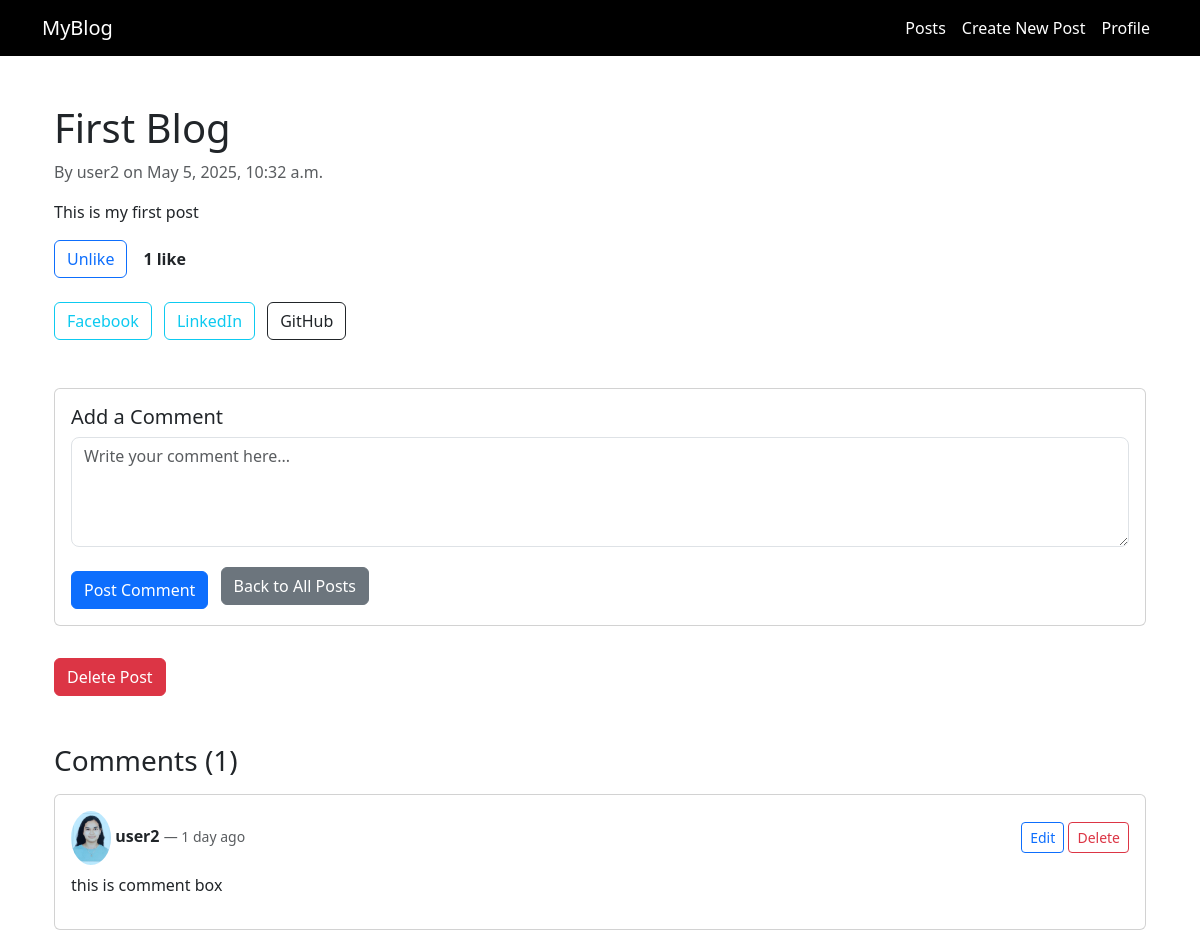
Before: /post/53/ (signed in) with the older database file.
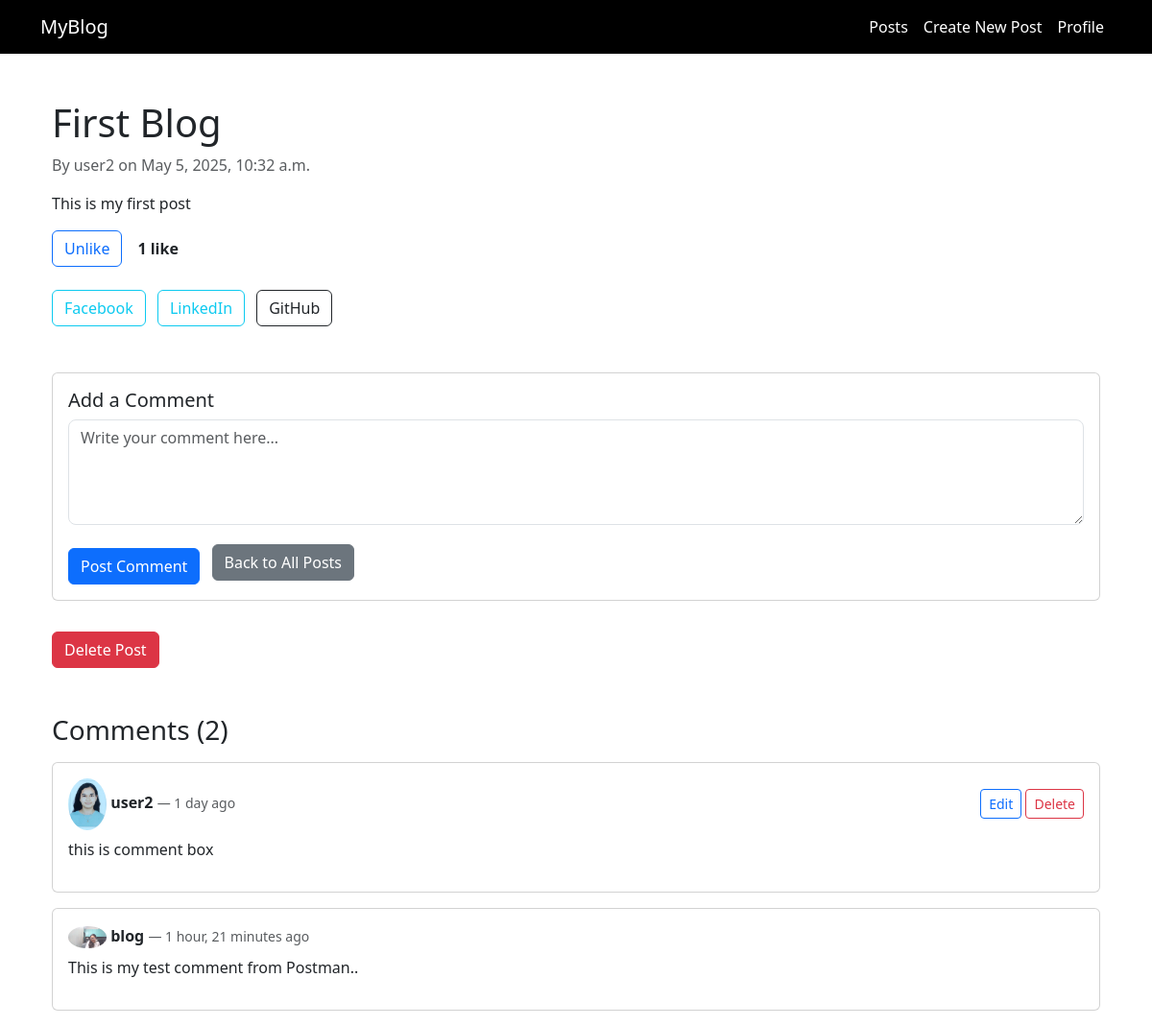
After: the same page with the newer database file.
### blog/models.py (models this page shows, shortened)
class Post(models.Model):
    title = models.CharField(max_length=255)
    content = models.TextField()
    image = models.ImageField(upload_to='post_images/', blank=True, null=True)
    author = models.ForeignKey(User, on_delete=models.CASCADE)
    created_at = models.DateTimeField(auto_now_add=True)
    updated_at = models.DateTimeField(auto_now=True)
    likes = models.ManyToManyField(User, related_name='liked_posts', blank=True)
    total_likes = models.PositiveIntegerField(default=0)
    def total_likes(self):
        return self.likes.count()

class Comment(models.Model):
    post = models.ForeignKey(Post, related_name='comments', on_delete=models.CASCADE)
    author = models.ForeignKey(User, on_delete=models.CASCADE)
    content = models.TextField()
    created_at = models.DateTimeField(auto_now_add=True)
    updated_at = models.DateTimeField(auto_now=True)
    class Meta:
        permissions = [
            ("can_edit_comment", "Can edit comment"),
            ("can_delete_comment", "Can delete comment"),
        ]

class Profile(models.Model):
    user = models.OneToOneField(User, on_delete=models.CASCADE)
    profile_picture = models.ImageField(upload_to='profile_pics/', blank=True, null=True)
    first_name = models.CharField(max_length=100, blank=True, null=True)
    last_name = models.CharField(max_length=100, blank=True, null=True)
    email = models.EmailField(blank=True, null=True)

### blog/views.py (the view)
# urls.py: path('post/<int:pk>/', views.post_detail, name='post_detail'),  # frontend view
@login_required
def post_detail(request, pk):
    post = get_object_or_404(Post, pk=pk)
    if request.method == "POST":
        if request.user.is_authenticated:
            comment_form = CommentForm(request.POST)
            if comment_form.is_valid():
                comment = comment_form.save(commit=False)
                comment.author = request.user
                comment.post = post
                comment.save()
                return redirect('post_detail', pk=post.pk)
        else:
            return redirect('login')
    else:
        comment_form = CommentForm()
    comments = post.comments.all()
    return render(request, 'blog/post_detail.html', {
        'post': post,
        'comments': comments,
        'comment_form': comment_form
    })

### blog/forms.py
class CommentForm(forms.ModelForm):
    class Meta:
        model = Comment
        fields = ['content']
        widgets = {
            'content': forms.Textarea(attrs={
                'class': 'form-control rounded-3',
                'placeholder': 'Write your comment here...',
                'rows': 4,
            }),
        }

### blog/templates/blog/post_detail.html (shortened to what this page needs)
{% extends 'blog/base.html' %}
{% load static %}
{% block content %}
<div class="container mt-5">
    <div class="mb-5">
        <h1>{{ post.title }}</h1>
        <p class="text-muted">By {{ post.author }} on {{ post.created_at|date:"F j, Y, g:i a" }}</p>
        <p>{{ post.content }}</p>
        <div class="mt-3 d-flex align-items-center gap-3">
            <form method="post" action="{% url 'post_like' post.pk %}">
                <button type="submit" class="btn btn-outline-primary">
                    {% if user in post.likes.all %} Unlike {% else %} Like {% endif %}
                </button>
            </form>
            <span><strong>{{ post.total_likes }} like{{ post.total_likes|pluralize }}</strong></span>
        </div>
        <div class="mt-4">
            <a href="https://www.facebook.com/sharer/sharer.php?u={{ request.build_absolute_uri }}" target="_blank" class="btn btn-outline-info me-2">Facebook</a>
            <a href="https://www.linkedin.com/shareArticle?mini=true&url={{ request.build_absolute_uri }}" target="_blank" class="btn btn-outline-info me-2">LinkedIn</a>
            <a href="https://github.com" target="_blank" class="btn btn-outline-dark">GitHub</a>
        </div>
    </div>
    <div class="card my-4">
        <div class="card-body">
            <h5 class="card-title">Add a Comment</h5>
            <form method="post" novalidate>
                <div class="form-group mb-3">
                    {{ comment_form.content }}
                </div>
                <button type="submit" class="btn btn-primary mt-2">Post Comment</button>
                <a href="{% url 'post_list' %}" class="btn btn-secondary ms-2">Back to All Posts</a>
            </form>
        </div>
    </div>
    {% if user == post.author %}
    <form method="post" action="{% url 'post_delete' post.pk %}">
        <button type="submit" class="btn btn-danger mt-2">Delete Post</button>
    </form>
    {% endif %}
    <h3 class="mt-5 mb-3">Comments ({{ post.comments.count }})</h3>
    {% for comment in post.comments.all %}
    <div class="card mb-3">
        <div class="card-body">
            <div class="d-flex justify-content-between align-items-center">
                <div>
                    {% if comment.author.profile.profile_picture %}
                        <img src="{{ comment.author.profile.profile_picture.url }}" class="rounded-circle" width="40" alt="Profile">
                    {% else %}
                        <img src="{% static 'default-avatar.jpg' %}" class="rounded-circle" width="40" alt="Profile">
                    {% endif %}
                    <strong>{{ comment.author.username }}</strong>
                    <small class="text-muted"> — {{ comment.created_at|timesince }} ago</small>
                </div>
                {% if user == comment.author %}
                <div>
                    <a href="{% url 'comment_edit' comment.pk %}" class="btn btn-sm btn-outline-primary">Edit</a>
                    <a href="{% url 'comment_delete' comment.pk %}" class="btn btn-sm btn-outline-danger">Delete</a>
                </div>
                {% endif %}
            </div>
            <p class="mt-2">{{ comment.content }}</p>
        </div>
    </div>
    {% empty %}
    <p>No comments yet. Be the first to comment!</p>
    {% endfor %}
</div>
{% endblock %}

Changed rows visible on the page:
changed Post "First Blog": comments.count "1" → "2"
added Comment: author.profile.profile_picture (picture), author.username "blog", created_at "1 hour, 21 minutes", content "This is my test comment from Postman.."
